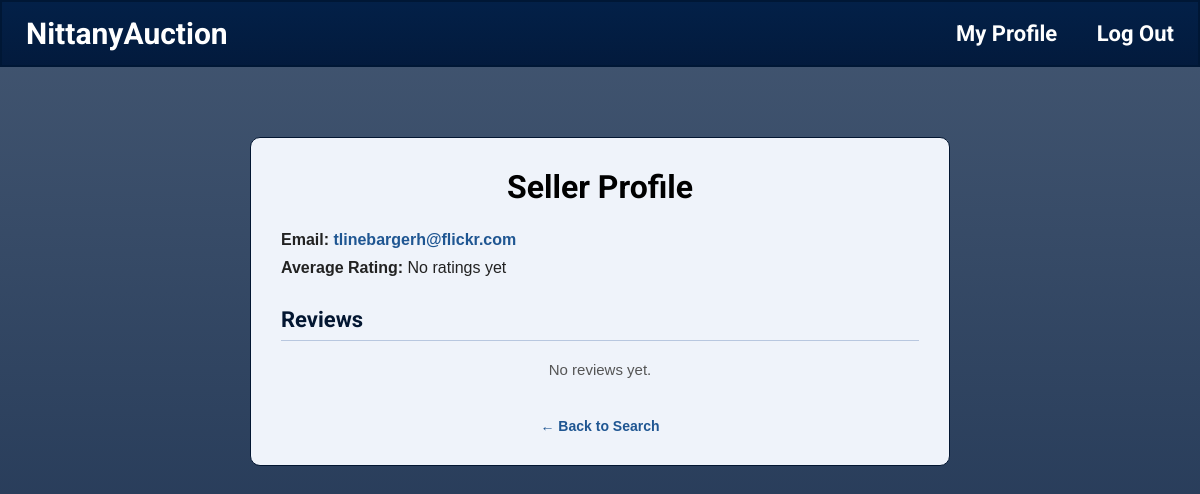
The page /seller/tlinebargerh@flickr.com (signed in) on the database as committed earlier.
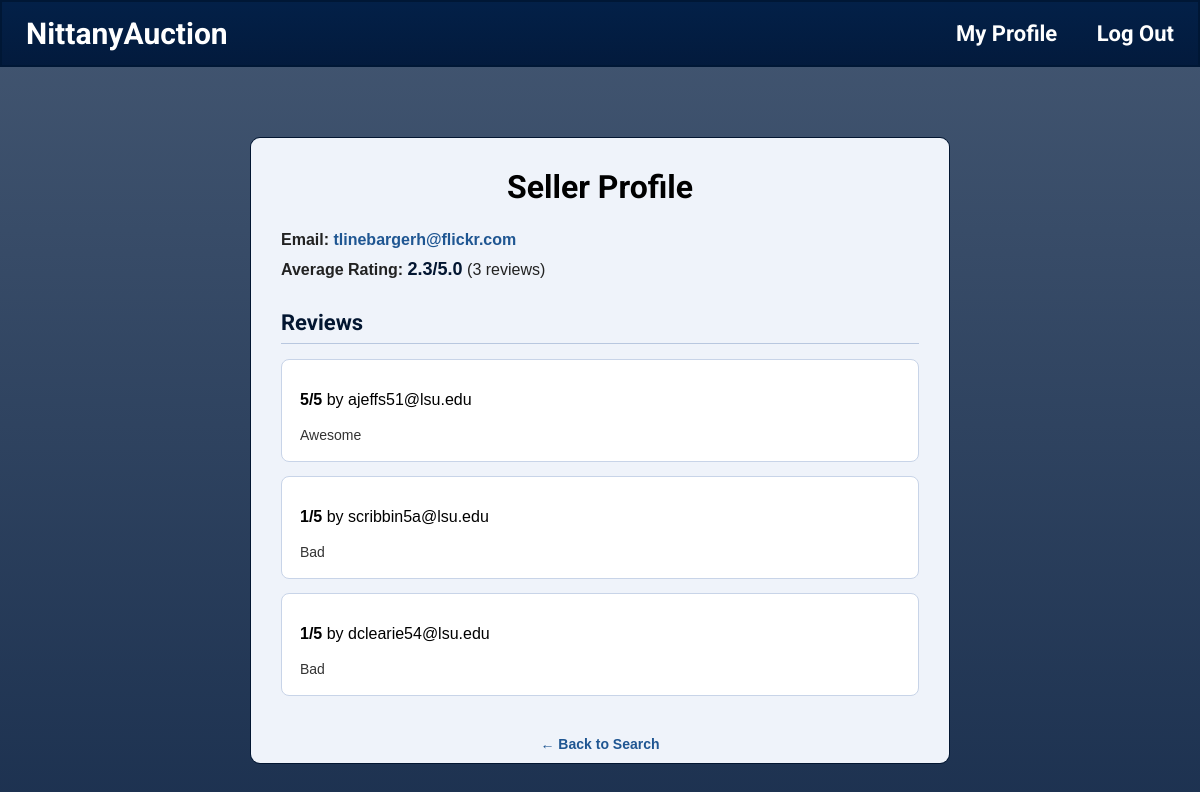
The same page on the database as committed later.
### tables this page shows
CREATE TABLE Rating(bidder_email TEXT, seller_email TEXT, date DATE, rating INTEGER, rating_desc TEXT, listing_ID INTEGER, PRIMARY KEY(bidder_email, seller_email, date), FOREIGN KEY(bidder_email) REFERENCES User(email), FOREIGN KEY(seller_email) REFERENCES User(email));

### Starter_code_431w/app.py (the view)
@app.route("/seller/<path:seller_email>")
def seller_profile(seller_email):
    if "email" not in session:
        session["login_error"] = "Please log in first."
        return redirect(url_for("login"))
    error = None
    seller = None
    ratings = []
    try:
        with get_connection() as con:
            initialize_schema_if_needed(con)
            seller = con.execute("""
                SELECT
                    s.email,
                    ROUND(AVG(r.rating), 1) AS avg_rating,
                    COUNT(r.rating) AS rating_count
                FROM Seller s
                LEFT JOIN Rating r
                    ON LOWER(TRIM(r.seller_email)) = LOWER(TRIM(s.email))
                WHERE LOWER(TRIM(s.email)) = LOWER(TRIM(?))
                GROUP BY s.email
            """, (seller_email,)).fetchone()
            ratings = con.execute("""
                SELECT bidder_email, rating, rating_desc
                FROM Rating
                WHERE LOWER(TRIM(seller_email)) = LOWER(TRIM(?))
                ORDER BY rating DESC
            """, (seller_email,)).fetchall()
    except sql.Error as e:
        print("DB error in seller_profile:", e)
        error = "Database error while loading seller profile."
    return render_template(
        "seller_profile.html",
        seller=seller,
        ratings=ratings,
        error=error,
    )

### Starter_code_431w/app.py (called while the page is built, shortened)
def get_connection():
    connection = sql.connect(DB_PATH)
    connection.row_factory = sql.Row
    return connection

def current_db_timestamp():
    return datetime.now().strftime("%Y-%m-%d %H:%M:%S")

def close_expired_auctions(connection):
    now_ts = current_db_timestamp()
    expired_rows = connection.execute(
        """
        SELECT listing_ID, seller_email, reserve_price
        FROM Auction_Listing
        WHERE status = 1
          AND end_time IS NOT NULL
          AND TRIM(end_time) <> ''
          AND end_time <= ?
        """,
        (now_ts,),
    ).fetchall()
    if expired_rows:
        connection.commit()

def initialize_schema_if_needed(connection):
    user_table = connection.execute(
        "SELECT name FROM sqlite_master WHERE type='table' AND name='User'"
    ).fetchone()
    ensure_runtime_schema(connection)
    close_expired_auctions(connection)

### Starter_code_431w/templates/seller_profile.html (shortened to what this page needs)
<!DOCTYPE html>
<html>
<head>
</head>
<body>
{% include "banner.html" %}
<div class="profile-box">
    <h2>Seller Profile</h2>
    {% if error %}
        <p class="error-message">{{ error }}</p>
    {% elif seller %}
        <div class="seller-info">
            <p>
                <strong>Email:</strong>
                <span class="seller-email">{{ seller['email'] }}</span>
            </p>
            <p>
                <strong>Average Rating:</strong>
                {% if seller['avg_rating'] %}
                    <span class="rating-highlight"> {{ seller['avg_rating'] }}/5.0</span>
                    ({{ seller['rating_count'] }} review{% if seller['rating_count'] != 1 %}s{% endif %})
                {% else %}
                    No ratings yet
                {% endif %}
            </p>
        </div>
        <h3>Reviews</h3>
        {% if ratings %}
            {% for r in ratings %}
                <div class="review-card">
                    <p>
                        <strong>{{ r['rating'] }}/5</strong> by {{ r['bidder_email'] }}
                    </p>
                    {% if r['rating_desc'] %}
                        <p class="review-text">{{ r['rating_desc'] }}</p>
                    {% else %}
                        <p class="review-text">No written review provided.</p>
                    {% endif %}
                </div>
            {% endfor %}
        {% else %}
            <p class="empty-message">No reviews yet.</p>
        {% endif %}
    {% else %}
        <p class="empty-message">Seller not found.</p>
    {% endif %}
    <div class="top-actions">
        <a class="back-link" href="{{ url_for('search') }}">← Back to Search</a>
    </div>
</div>
</body>
</html>

Rows that differ between the two databases and show on the page:
added Rating: rating "5", bidder_email "ajeffs51@lsu.edu", rating_desc "Awesome"
added Rating: rating "1", bidder_email "scribbin5a@lsu.edu", rating_desc "Bad"
added Rating: rating "1", bidder_email "dclearie54@lsu.edu", rating_desc "Bad"
Other text that changed with them:
{{ seller['avg_rating'] }}: (not shown) → "2.3"
{{ seller['rating_count'] }}: (not shown) → "3"
text no longer shown: "No ratings yet No reviews yet."
text now shown: "/5.0 ( review s )"
